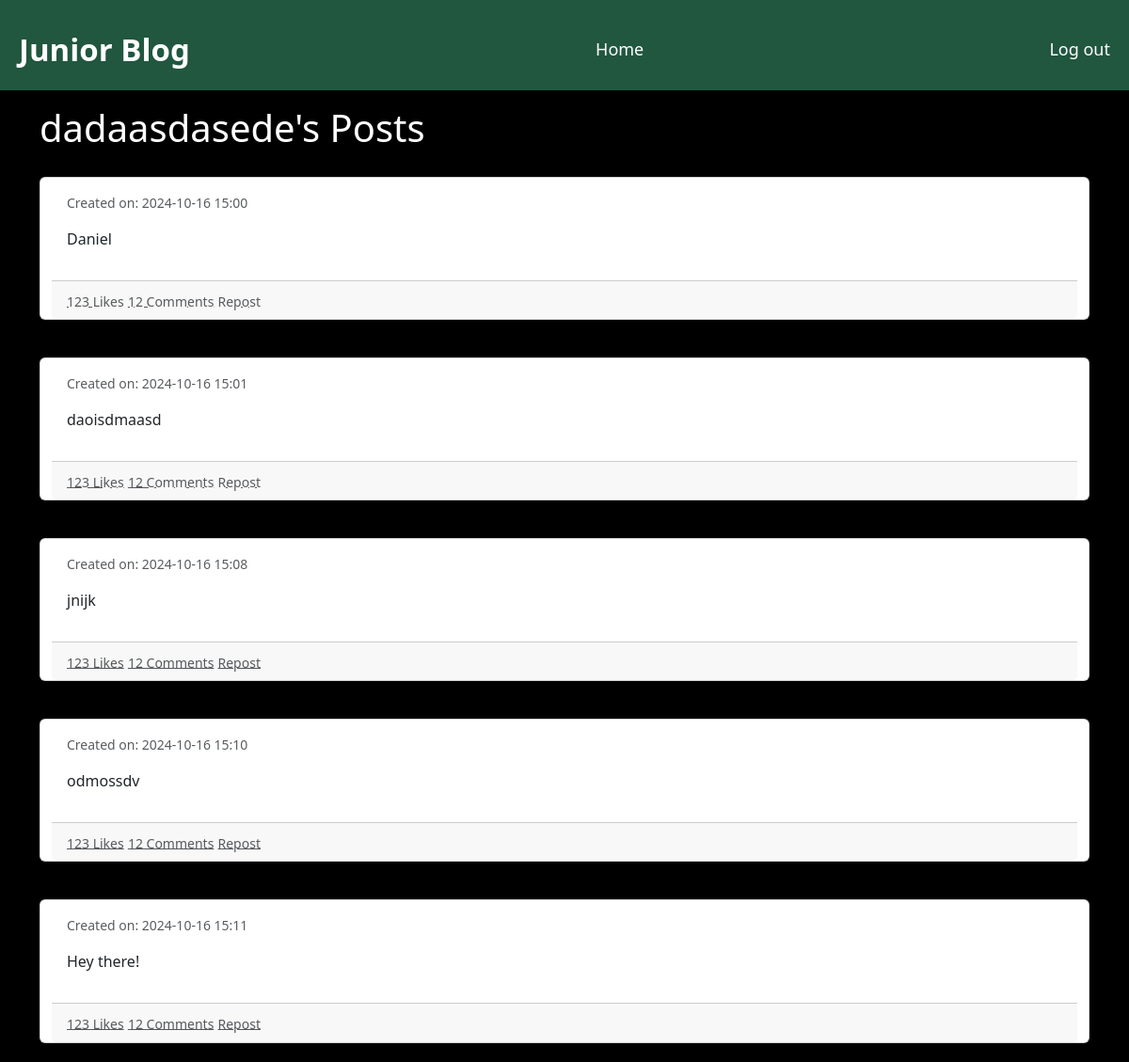
The page /posts/dadaasdasede (signed in) on the database its author committed.
### website/models.py (models this page shows)
class User(db.Model, UserMixin):
    id = db.Column(db.Integer, primary_key=True)
    email = db.Column(db.String(150), unique=True)
    username = db.Column(db.String(150), unique=True)
    password = db.Column(db.String(150))
    date_created = db.Column(db.DateTime, default=datetime.now)
    posts = db.relationship("Post", backref="user", passive_deletes=True)

class Post(db.Model):
    id = db.Column(db.Integer, primary_key=True)
    text = db.Column(db.Text, nullable=False)
    date_created = db.Column(db.DateTime, default=datetime.now)
    author = db.Column(db.Integer, db.ForeignKey(
        'user.id', ondelete="CASCADE"), nullable=False)

### website/views.py (the view)
@views.route('posts/<username>')
@login_required
def posts(username):
    user = User.query.filter_by(username=username).first()
    if user:
        posts = Post.query.filter_by(author=user.id).all()
        return render_template("posts.html", user=user, posts=posts)
    else:
        return "User not found", 404

### website/__init__.py (called while the page is built)
def create_app():
    app = Flask(__name__)
    app.config['SECRET_KEY'] = "helloworld"
    app.config['SQLALCHEMY_DATABASE_URI'] = f'sqlite:///{DB_NAME}'
    db.init_app(app)
    from .views import views
    from .auth import auth
    app.register_blueprint(views, url_prefix="/")
    app.register_blueprint(auth, url_prefix="/")
    from .models import User, Post
    create_database(app)
    login_manager = LoginManager()
    login_manager.login_view = "auth.login"
    login_manager.init_app(app)
    @login_manager.user_loader
    def load_user(id):
        return User.query.get(int(id))
    return app

### website/templates/posts.html (shortened to what this page needs)
{% extends "base.html"%}
{% block content%}
<h1>{{ user.username }}'s Posts</h1>
{% for post in posts %}
<div class="container posts-content">
    <div class="row">
        <div class="card mb-8">
            <div class="card-body">
                <div class="media mb-3">
                    <div class="media-body ml-3">
                        <div class="text-muted small">Created on: {{ post.date_created.strftime('%Y-%m-%d %H:%M') }}</div>
                    </div>
                </div>
                <p>{{ post.text }}</p>
            </div>
            <div class="card-footer">
                <a href="javascript:void(0)" class="d-inline-block text-muted">
                    <small class="align-middle">123 Likes</small>
                </a>
                <a href="javascript:void(0)" class="d-inline-block text-muted ml-3">
                    <small class="align-middle">12 Comments</small>
                </a>
                <a href="javascript:void(0)" class="d-inline-block text-muted ml-3">
                    <small class="align-middle">Repost</small>
                </a>
            </div>
        </div>
    </div>
</div>
{% endfor %}
 {%endblock%}

### website/static/style.css (style rules this page uses)
html { background-color: black; }
.container { background-color: black; color: white; font-family: system-ui, -apple-system, BlinkMacSystemFont, 'Segoe UI', Roboto, Oxygen, Ubuntu, Cantarell, 'Open Sans', 'Helvetica Neue', sans-serif; }
.posts-content { padding: 20px; }

### rows shown on the page
User: username "dadaasdasede"
Post: date_created "2024-10-16 15:00", text "Daniel"
Post: date_created "2024-10-16 15:01", text "daoisdmaasd"
Post: date_created "2024-10-16 15:08", text "jnijk"
Post: date_created "2024-10-16 15:10", text "odmossdv"
Post: date_created "2024-10-16 15:11", text "Hey there!"
